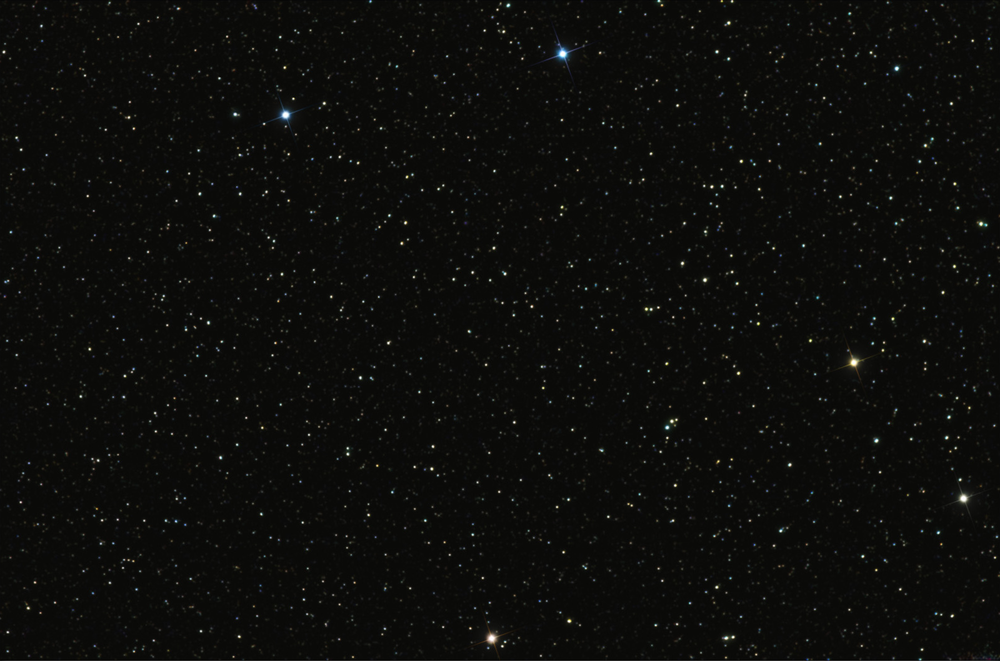
//> input picture Images/StarMap.png, 1000 x 661 px, shrunk from 1600 x 1057 before the run
$ ./main   (built with g++ and OpenCV 4)
//> lines starting //> are read from the running program, lines starting //| are printed output that depends on the picture
//
//  main.cpp
//  StarMap
//
//  Created by Yusuf Sarıkaya on 28.07.2020.
//  Copyright © 2020 Yusuf Sarıkaya. All rights reserved.
//

#include <iostream>
#include "opencv2/core.hpp"
#include "opencv2/calib3d.hpp"
#include "opencv2/highgui.hpp"
#include "opencv2/imgproc.hpp"
#include "opencv2/features2d.hpp"
#include "opencv2/xfeatures2d.hpp"

using namespace std;
using namespace cv;
using namespace cv::xfeatures2d;

static void findMatchingRect(cv::Mat, cv::Mat);

int main(int argc, const char * argv[]) {
    cv::Mat image1, image2, image3;
    image1 = cv::imread("...PathOfImage/StarMap.png", cv::IMREAD_GRAYSCALE);
//> image1: 661 rows x 1000 cols, CV_8UC1; min 3, max 255, mean 12.2
    image2 = cv::imread("...PathOfImage/Small_area.png", cv::IMREAD_GRAYSCALE);
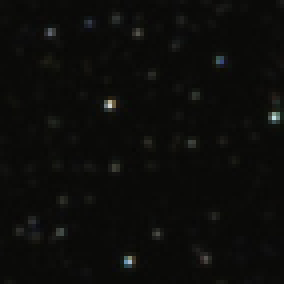
//> input picture Images/Small_area.png, 71 x 71 px, shrunk from 114 x 114 before the run (shown 4 times larger)
//> image2: 71 rows x 71 cols, CV_8UC1; min 6, max 214, mean 11.6
    image3 = cv::imread("...PathOfImage/Small_area_rotated.png", cv::IMREAD_GRAYSCALE);
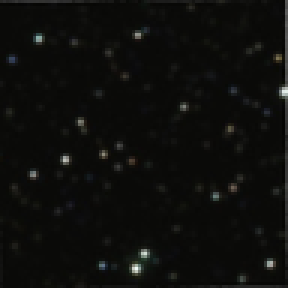
//> input picture Images/Small_area_rotated.png, 96 x 96 px, shrunk from 154 x 154 before the run (shown 3 times larger)
//> image3: 96 rows x 96 cols, CV_8UC1; min 3, max 243, mean 13.2
    if( !image1.data || !image2.data || !image3.data)
    {
      cerr << " Failed to load images." << endl;
      return -1;
    }

    findMatchingRect(image3, image1);
}


void findMatchingRect(cv::Mat image1, cv::Mat image2){
    //-- Step 1: Apply threshhold to images
    cv::Mat img_object, img_scene;
    cv::adaptiveThreshold(image1, img_object, 255, ADAPTIVE_THRESH_GAUSSIAN_C, THRESH_BINARY, 17,1);
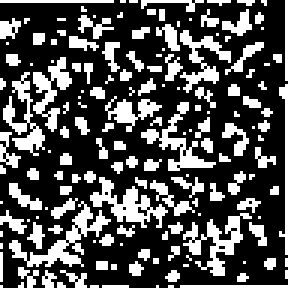
//> img_object: 96 rows x 96 cols, CV_8UC1 (shown 3 times larger); 31.7% white in thin lines or dots
    cv::adaptiveThreshold(image2, img_scene, 255, ADAPTIVE_THRESH_GAUSSIAN_C, THRESH_BINARY, 17,1);
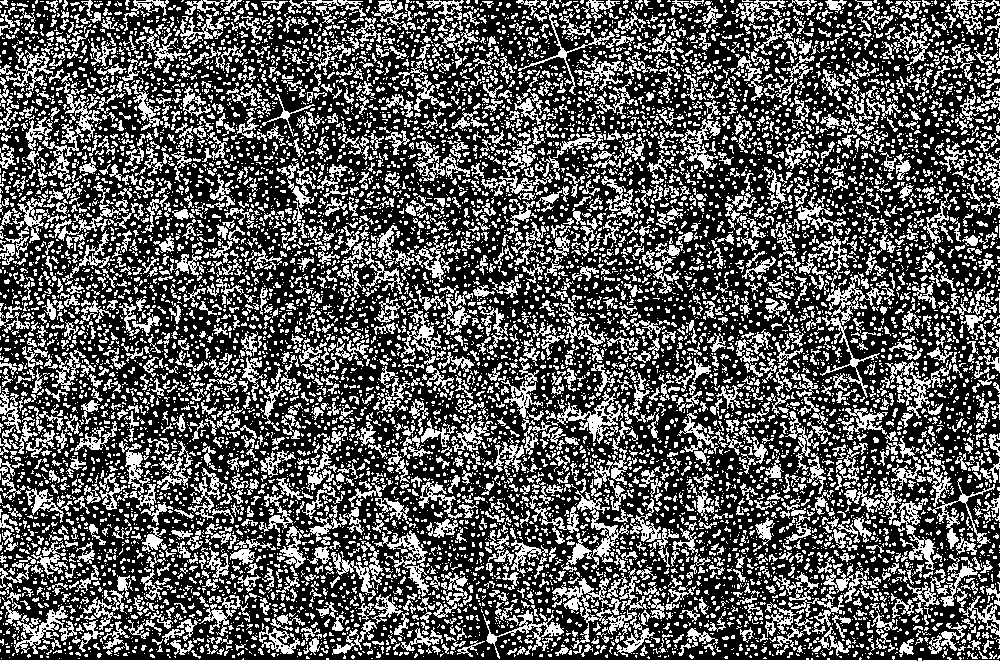
//> img_scene: 661 rows x 1000 cols, CV_8UC1; 34.7% white in thin lines or dots
    //-- Step 2: Detect the keypoints using SURF Detector, compute the descriptors
    int minHessian = 10;
//> (the run ends here: the program stops with an error, at `Ptr<SURF> detector = SURF::create(minHessian);`)
